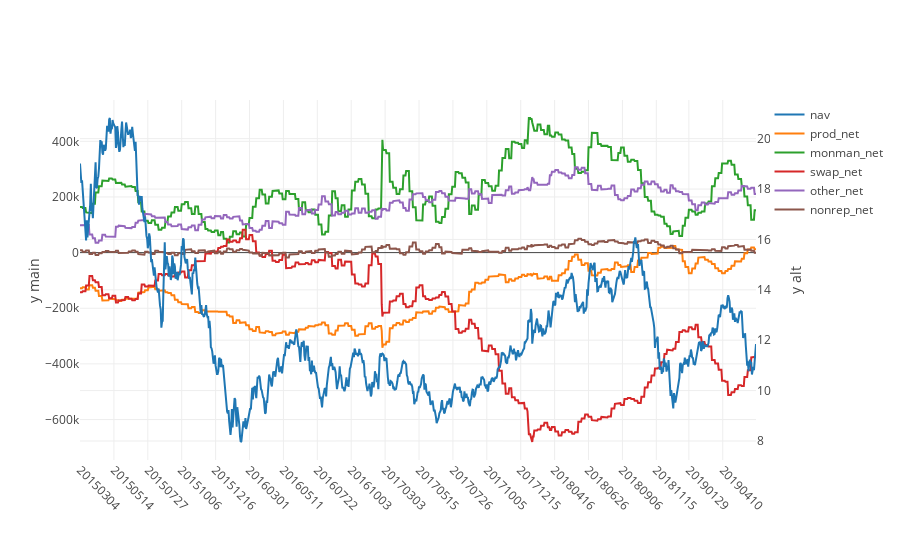

Source (notebook cell):
### Markdown cell above
___
### Plot each df in dict_df using plotly
___

### Code cell
ddd = dict_df['cl']
net_cols = [c for c in ddd.columns.values if '_net' in c]
f = ju.plotly_plot(ddd[['trade_date','nav']+net_cols],x_column='trade_date',bar_plot=False,yaxis2_cols=['nav'])
iplot(f)

### Figure 1 — Plotly figure (JSON) as saved in the notebook; plotly's stock layout.template omitted (floating-point values rounded to 4 significant figures; data arrays with more than 128 entries replaced by an {"elided": "..."} marker saying what was removed)
{"data": [{"name": "nav", "type": "scatter", "uid": "979213ae-94f3-11e9-933e-8c859025e7f9", "x": {"elided": "1000 int values"}, "y": {"elided": "1000 float values"}, "yaxis": "y2"}, {"name": "prod_net", "type": "scatter", "uid": "97938c70-94f3-11e9-8609-8c859025e7f9", "x": {"elided": "1000 int values"}, "y": {"elided": "1000 int values"}, "yaxis": "y"}, {"name": "monman_net", "type": "scatter", "uid": "97938f7a-94f3-11e9-a25d-8c859025e7f9", "x": {"elided": "1000 int values"}, "y": {"elided": "1000 int values"}, "yaxis": "y"}, {"name": "swap_net", "type": "scatter", "uid": "979390d0-94f3-11e9-bb46-8c859025e7f9", "x": {"elided": "1000 int values"}, "y": {"elided": "1000 int values"}, "yaxis": "y"}, {"name": "other_net", "type": "scatter", "uid": "97939268-94f3-11e9-9f97-8c859025e7f9", "x": {"elided": "1000 int values"}, "y": {"elided": "1000 int values"}, "yaxis": "y"}, {"name": "nonrep_net", "type": "scatter", "uid": "97939350-94f3-11e9-8a93-8c859025e7f9", "x": {"elided": "1000 int values"}, "y": {"elided": "1000 int values"}, "yaxis": "y"}], "layout": {"margin": {"b": 100}, "xaxis": {"tickangle": 45, "ticktext": [20150304, 20150514, 20150727, 20151006, 20151216, 20160301, 20160511, 20160722, 20161003, 20170303, 20170515, 20170726, 20171005, 20171215, 20180416, 20180626, 20180906, 20181115, 20190129, 20190410], "tickvals": [20150304, 20150514, 20150727, 20151006, 20151216, 20160301, 20160511, 20160722, 20161003, 20170303, 20170515, 20170726, 20171005, 20171215, 20180416, 20180626, 20180906, 20181115, 20190129, 20190410], "type": "category"}, "yaxis": {"title": "y main"}, "yaxis2": {"overlaying": "y", "side": "right", "title": "y alt"}}}
